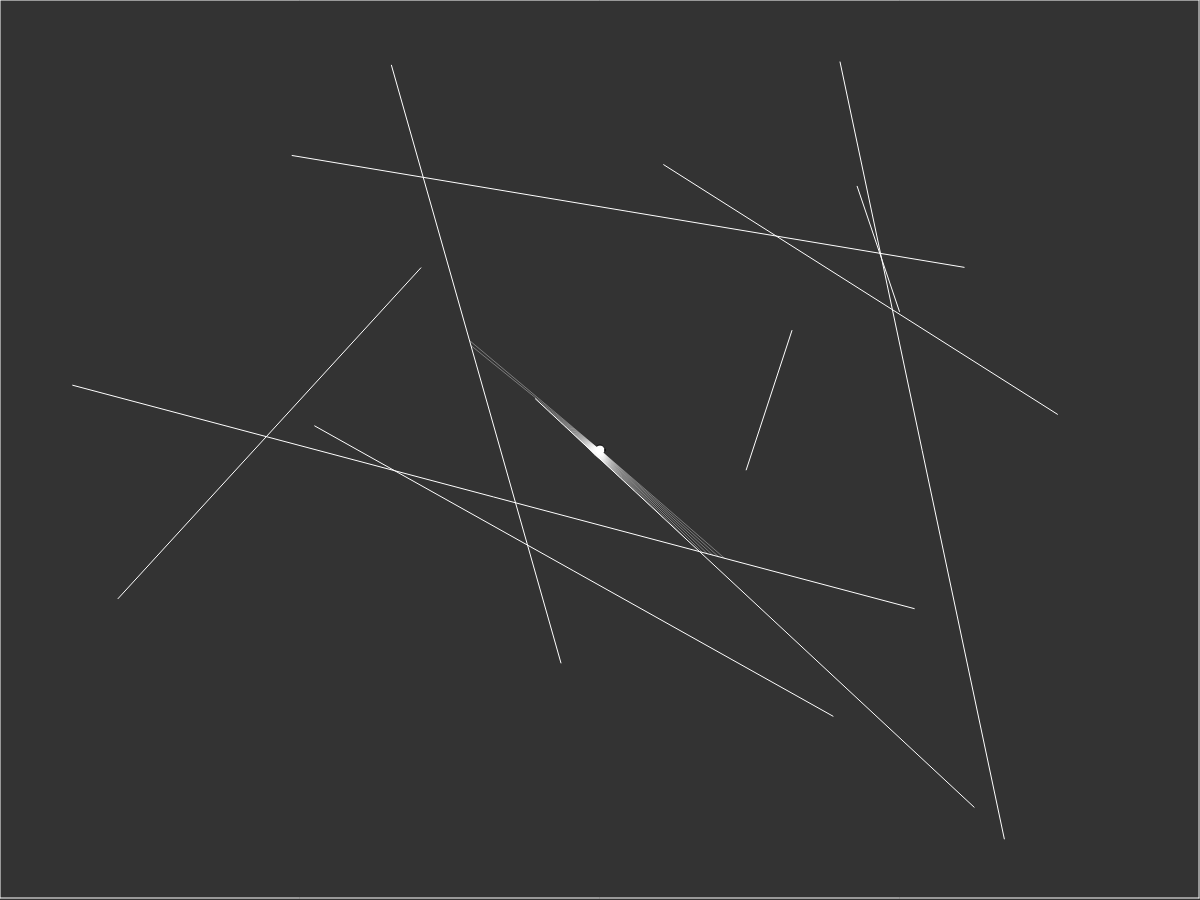
Frame 1 (no input)
Frame 60 (no input): identical to frame 1, image omitted
Frame 120 (the mouse pressed at the canvas centre since frame 60): identical to frame 1, image omitted

The p5.js sketch that drew this single still picture (run headless with seeded random() and noise() and a simulated clock; from frame 60 on, the mouse is pressed at the canvas centre):

// p5.js sketch
// ── sketch.js
var light;
var walls = [];
var cnvWidth, cnvHeight;
var numRainbowsSlider;
var numRainbows = 0;

function setup() {
  cnvWidth = windowWidth;
  cnvHeight = windowHeight * 0.9;
  var cnv = createCanvas(cnvWidth, cnvHeight);
  cnv.style('display', 'block');

  light = new LightSource(cnvWidth/2, cnvHeight/2);

  createWalls();

  createControls();
}

function draw() {
  background(51);

  if (mouseIsPressed) {
    var inXBounds = mouseX > 0 && mouseX < cnvWidth;
    var inYBounds = mouseY > 0 && mouseY < cnvHeight;
    if (inXBounds && inYBounds) {
      light.updatePosition(mouseX, mouseY);
    }
  }

  walls.forEach(wall => {
    wall.show(255);
  });

  numRainbows = numRainbowsSlider.value();
  light.show(walls, numRainbows);
}

function windowResized(){
  resizeCanvas(windowWidth, windowHeight);
}

function createWalls() {
  walls = [];

  var topLeft = createVector(0, 0);
  var topRight = createVector(cnvWidth-1, 0);
  var bottomLeft = createVector(0, cnvHeight-2);
  var bottomRight = createVector(cnvWidth-1, cnvHeight-2);

  walls.push(new LineSegment(topLeft, topRight));
  walls.push(new LineSegment(topRight, bottomRight));
  walls.push(new LineSegment(bottomRight, bottomLeft));
  walls.push(new LineSegment(bottomLeft, topLeft));

  for(var i = 0; i < 10; i++) {
    var x1 = random(cnvWidth);
    var y1 = random(cnvHeight);
    var x2 = random(cnvWidth);
    var y2 = random(cnvHeight);
    walls.push(new LineSegment(createVector(x1, y1), createVector(x2, y2)));
  }
}

function createControls() {
  var controls = createDiv();

  var label = createDiv('Number of Rainbows');
  label.style('width', '70%');
  label.style('display', 'inline-block');
  label.style('text-align', 'center');
  label.parent(controls);

  var sliderDiv = createDiv();
  sliderDiv.parent(label);

  numRainbowsSlider = createSlider(0, 20, numRainbows, 1);
  numRainbowsSlider.size(cnvWidth/2);
  numRainbowsSlider.parent(sliderDiv);

  var buttonDiv = createDiv();
  buttonDiv.style('width', '30%');
  buttonDiv.style('display', 'inline-block');
  buttonDiv.parent(controls);

  var randomiseWalls = createButton('Randomise Walls');
  randomiseWalls.parent(buttonDiv);
  randomiseWalls.mousePressed(createWalls);
}

// ── LightSource.js
class LightSource {
  constructor(x, y) {
    this.x = x;
    this.y = y;
    this.posistion = createVector(x,y);
    this.rays = this.createRays();
  }

  createRays() {
    var rays = [];
    for(var a = 0; a < 360; a ++) {
      var dirVec = p5.Vector.fromAngle(radians(a));
      var dirFromLight = dirVec.add(this.posistion);
      var ray = new LineSegment(this.posistion, dirFromLight);
      rays.push(ray);
    }
    return rays;
  }

  updatePosition(x, y) {
    this.x = x;
    this.y = y;
    this.posistion = createVector(x,y);
    this.rays = this.createRays();
  }

  rayCollisions(wallList) {
    var collisions = [];

    this.rays.forEach(ray => {
      var closest = null;
      var closestDist = Infinity;
      wallList.forEach(wall => {
        var intersect = wall.intersection(ray);
        if(intersect != null) {
          var d = dist(this.x, this.y, intersect.x, intersect.y);
          if(d < closestDist) {
            closestDist = d;
            closest = intersect;
          }
        }
      })
      if (closest != null) {
        collisions.push(closest);
      }
    });

    return collisions;
  }

  show(wallList) {
    push();

    fill(255);
    ellipse(this.x, this.y, 10, 10);

    var rayCollisions = this.rayCollisions(wallList);
    rayCollisions.forEach(collision => {
      var ray = new LineSegment(this.posistion, collision);
      ray.show(color(255, 50))
      // line(this.x, this.y, collision.x, collision.y);
    });

    pop();
  }
}

// ── LineSegment.js
class LineSegment {
  constructor(v1, v2) {
    this.x1 = v1.x;
    this.y1 = v1.y;
    this.x2 = v2.x;
    this.y2 = v2.y;
  }

  show(colour) {
    push();
    strokeWeight(1);
    stroke(colour);
    line(this.x1,this.y1,this.x2,this.y2);
    pop();
  }

  intersection(lineSegment2) {
    var tDenom = (this.x1 - this.x2) * (lineSegment2.y1 - lineSegment2.y2) - (this.y1 - this.y2) * (lineSegment2.x1 - lineSegment2.x2);

    // lines are parallel or coincident
    if (tDenom == 0) {
      return null;
    }

    var tNum = (this.x1 - lineSegment2.x1) * (lineSegment2.y1 - lineSegment2.y2) - (this.y1 - lineSegment2.y1) * (lineSegment2.x1 - lineSegment2.x2);
    var t = tNum / tDenom;

    // intersection happens else where on the line, not in the segment that has been defined
    if (t < 0 || t > 1) {
      return null;
    }

    var pX = this.x1 + (t * (this.x2 - this.x1));
    var pY = this.y1 + (t *(this.y2 - this.y1));
    return createVector(pX, pY);
  }

  normal() {
    var cX = this.y1 - this.y2;
    var cY = this.x2 - this.x1;
    return new LineSegment(createVector(this.x1, this.y1), createVector(this.x1 + cX, this.y1 + cY));
  }


  // Look at angle between at the point lines intersect
  // Try both directions on the line that was intersected and pick the smaller angle
}
